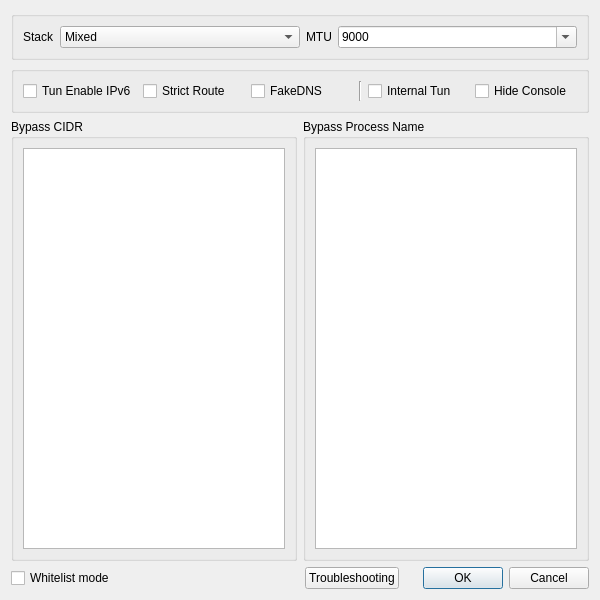
<?xml version="1.0" encoding="UTF-8"?>
<ui version="4.0">
 <class>DialogVPNSettings</class>
 <widget class="QWidget" name="DialogVPNSettings">
  <property name="geometry">
   <rect>
    <x>0</x>
    <y>0</y>
    <width>600</width>
    <height>600</height>
   </rect>
  </property>
  <property name="windowTitle">
   <string>Tun Settings</string>
  </property>
  <layout class="QVBoxLayout" name="verticalLayout">
   <item>
    <widget class="QGroupBox" name="groupBox">
     <property name="sizePolicy">
      <sizepolicy hsizetype="Preferred" vsizetype="Maximum">
       <horstretch>0</horstretch>
       <verstretch>0</verstretch>
      </sizepolicy>
     </property>
     <layout class="QHBoxLayout" name="horizontalLayout_5">
      <item>
       <widget class="QLabel" name="label_4">
        <property name="sizePolicy">
         <sizepolicy hsizetype="Maximum" vsizetype="Preferred">
          <horstretch>0</horstretch>
          <verstretch>0</verstretch>
         </sizepolicy>
        </property>
        <property name="text">
         <string notr="true">Stack</string>
        </property>
       </widget>
      </item>
      <item>
       <widget class="QComboBox" name="vpn_implementation">
        <item>
         <property name="text">
          <string notr="true">Mixed</string>
         </property>
        </item>
        <item>
         <property name="text">
          <string notr="true">gVisor</string>
         </property>
        </item>
        <item>
         <property name="text">
          <string notr="true">System</string>
         </property>
        </item>
       </widget>
      </item>
      <item>
       <widget class="QLabel" name="label_10">
        <property name="sizePolicy">
         <sizepolicy hsizetype="Maximum" vsizetype="Preferred">
          <horstretch>0</horstretch>
          <verstretch>0</verstretch>
         </sizepolicy>
        </property>
        <property name="text">
         <string notr="true">MTU</string>
        </property>
       </widget>
      </item>
      <item>
       <widget class="QComboBox" name="vpn_mtu">
        <property name="editable">
         <bool>true</bool>
        </property>
        <item>
         <property name="text">
          <string notr="true">9000</string>
         </property>
        </item>
        <item>
         <property name="text">
          <string notr="true">1500</string>
         </property>
        </item>
       </widget>
      </item>
     </layout>
    </widget>
   </item>
   <item>
    <widget class="QGroupBox" name="horizontalGroupBox_2">
     <layout class="QHBoxLayout" name="horizontalLayout">
      <item>
       <widget class="QCheckBox" name="vpn_ipv6">
        <property name="text">
         <string>Tun Enable IPv6</string>
        </property>
       </widget>
      </item>
      <item>
       <widget class="QCheckBox" name="strict_route">
        <property name="text">
         <string notr="true">Strict Route</string>
        </property>
       </widget>
      </item>
      <item>
       <widget class="QCheckBox" name="fake_dns">
        <property name="text">
         <string notr="true">FakeDNS</string>
        </property>
       </widget>
      </item>
      <item>
       <widget class="Line" name="line">
        <property name="orientation">
         <enum>Qt::Vertical</enum>
        </property>
       </widget>
      </item>
      <item>
       <widget class="QCheckBox" name="single_core">
        <property name="toolTip">
         <string>Add a tun inbound to the profile startup, instead of using two processes.
This needs to be run NekoBox with administrator privileges.</string>
        </property>
        <property name="text">
         <string>Internal Tun</string>
        </property>
       </widget>
      </item>
      <item>
       <widget class="QCheckBox" name="hide_console">
        <property name="text">
         <string>Hide Console</string>
        </property>
       </widget>
      </item>
     </layout>
    </widget>
   </item>
   <item>
    <layout class="QHBoxLayout" name="horizontalLayout_2">
     <item>
      <widget class="QGroupBox" name="gb_cidr">
       <property name="title">
        <string>Bypass CIDR</string>
       </property>
       <layout class="QVBoxLayout" name="verticalLayout_2">
        <item>
         <widget class="QPlainTextEdit" name="vpn_rule_cidr"/>
        </item>
       </layout>
      </widget>
     </item>
     <item>
      <widget class="QGroupBox" name="gb_process_name">
       <property name="title">
        <string>Bypass Process Name</string>
       </property>
       <layout class="QVBoxLayout" name="verticalLayout_4">
        <item>
         <widget class="QPlainTextEdit" name="vpn_rule_process"/>
        </item>
       </layout>
      </widget>
     </item>
    </layout>
   </item>
   <item>
    <layout class="QHBoxLayout" name="horizontalLayout_3">
     <item>
      <widget class="QCheckBox" name="whitelist_mode">
       <property name="toolTip">
        <string>Whether blacklisted or whitelisted, your traffic will be handled by nekobox_core (sing-tun). This is NOT equal to &quot;process mode&quot; of some software.</string>
       </property>
       <property name="text">
        <string>Whitelist mode</string>
       </property>
      </widget>
     </item>
     <item>
      <spacer name="horizontalSpacer">
       <property name="orientation">
        <enum>Qt::Horizontal</enum>
       </property>
       <property name="sizeHint" stdset="0">
        <size>
         <width>40</width>
         <height>20</height>
        </size>
       </property>
      </spacer>
     </item>
     <item>
      <widget class="QPushButton" name="troubleshooting">
       <property name="text">
        <string>Troubleshooting</string>
       </property>
      </widget>
     </item>
     <item>
      <widget class="QDialogButtonBox" name="buttonBox">
       <property name="standardButtons">
        <set>QDialogButtonBox::Cancel|QDialogButtonBox::Ok</set>
       </property>
      </widget>
     </item>
    </layout>
   </item>
  </layout>
 </widget>
 <tabstops>
  <tabstop>vpn_implementation</tabstop>
  <tabstop>vpn_mtu</tabstop>
  <tabstop>vpn_ipv6</tabstop>
  <tabstop>strict_route</tabstop>
  <tabstop>fake_dns</tabstop>
  <tabstop>single_core</tabstop>
  <tabstop>hide_console</tabstop>
  <tabstop>vpn_rule_cidr</tabstop>
  <tabstop>vpn_rule_process</tabstop>
  <tabstop>whitelist_mode</tabstop>
  <tabstop>troubleshooting</tabstop>
 </tabstops>
 <resources/>
</ui>
